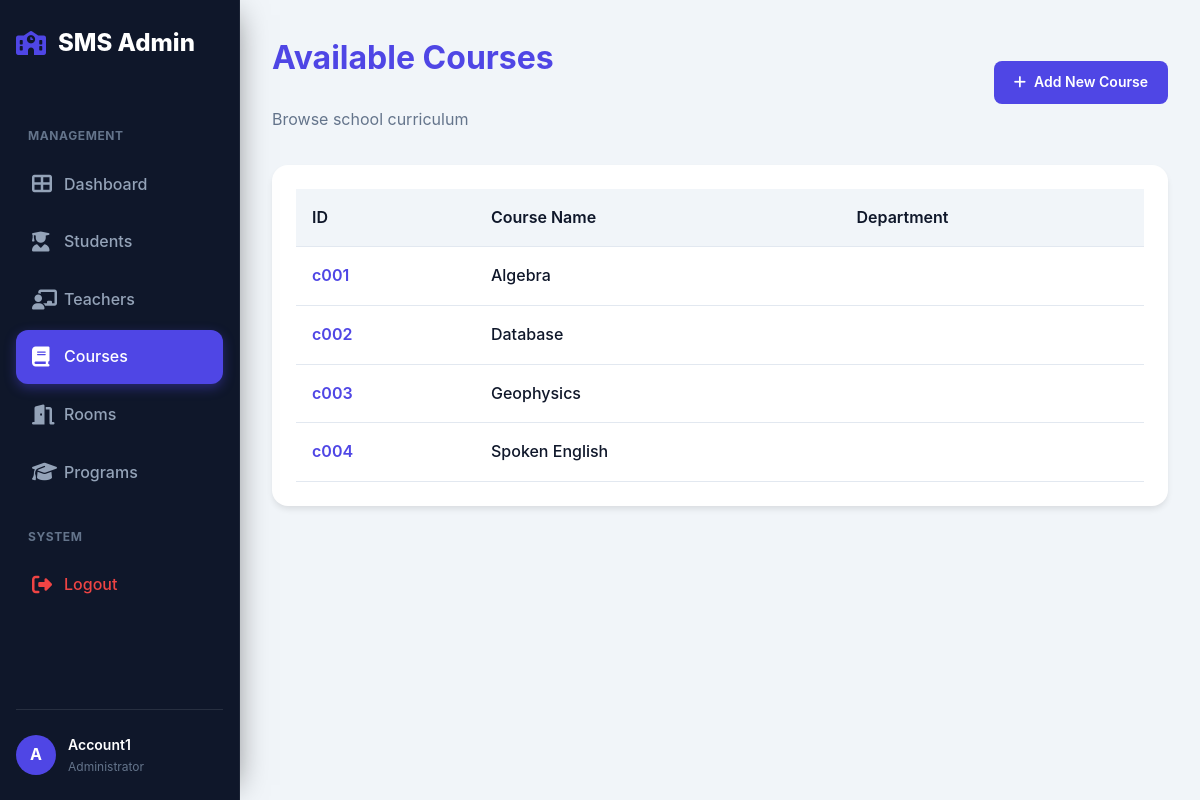
Screenshot of /Course/course.php (signed in) with the database file from the repository.
### tables this page shows
CREATE TABLE IF NOT EXISTS Course_table (
    Co_ID VARCHAR(10) PRIMARY KEY,
    Co_name VARCHAR(100) NOT NULL,
    Dept_ID INT,
    FOREIGN KEY (Dept_ID) REFERENCES Departments_table(Dept_ID) ON DELETE CASCADE
);

### Course/course.php (the view, shortened to what this page needs)
<?php
require_once '../config/db.php';
$stmt = $pdo->query("SELECT * FROM Course_table");
$courses = $stmt->fetchAll();
?>
<!DOCTYPE html>
<html lang="en">
<head>
    <link rel="stylesheet" href="../CSS/style.css">
</head>
<body>
    <?php include '../components/nav.php'; ?>
    <main>
        <div class="container">
            <div class="page-header">
                <div>
                    <h1>Available Courses</h1>
                    <p style="color: #64748b;">Browse school curriculum</p>
                </div>
                <a href="register_course.php" class="btn-primary">
                    <i class="fas fa-plus"></i> Add New Course
                </a>
            </div>
            <div class="table-container">
                <table>
                    <thead>
                        <tr>
                            <th>ID</th>
                            <th>Course Name</th>
                            <th>Department</th>
                        </tr>
                    </thead>
                    <tbody>
                        <?php foreach ($courses as $c): ?>
                            <tr>
                                <td style="font-weight: 600; color: var(--primary-color);"><?php echo htmlspecialchars($c['Co_ID']); ?></td>
                                <td style="font-weight: 500;"><?php echo htmlspecialchars($c['Co_name']); ?></td>
                                <td><?php echo htmlspecialchars($c['department']); ?></td>
                            </tr>
                        <?php endforeach; ?>
                    </tbody>
                </table>
            </div>
        </div>
    </main>
</body>
</html>

### CSS/style.css (style rules this page uses)
:root { --primary-color: #4f46e5; --primary-hover: #4338ca; --bg-color: #f1f5f9; --card-bg: #ffffff; --text-color: #0f172a; --sidebar-bg: #0f172a; --sidebar-text: #f8fafc; --danger: #ef4444; --success: #10b981; --warning: #f59e0b; --border-color: #e2e8f0; --sidebar-width: 240px; --header-height: 60px; }
.btn-primary { display: inline-flex; align-items: center; gap: 0.5rem; padding: 0.625rem 1.25rem; background-color: var(--primary-color); color: #fff; text-decoration: none; border-radius: 0.5rem; font-weight: 600; font-size: 0.875rem; transition: all 0.2s; }
.page-header { display: flex; justify-content: space-between; align-items: center; margin-bottom: 2rem; }
* { margin: 0; padding: 0; box-sizing: border-box; font-family: 'Inter', 'Verdana', sans-serif; }
body { background-color: var(--bg-color); color: var(--text-color); line-height: 1.6; display: flex; min-height: 100vh; }
main { flex: 1; padding: 2rem; margin-left: var(--sidebar-width); min-height: 100vh; transition: margin-left 0.3s ease; }
.container { max-width: 1200px; margin: 0 auto; }
h1 { color: var(--primary-color); margin-bottom: 1.5rem; font-weight: 700; }
.table-container { background: white; padding: 1.5rem; border-radius: 1rem; box-shadow: 0 4px 6px -1px rgba(0, 0, 0, 0.1); margin-top: 2rem; overflow-x: auto; -webkit-overflow-scrolling: touch; }
table { width: 100%; border-collapse: collapse; min-width: 500px; }
th, td { padding: 1rem; text-align: left; border-bottom: 1px solid #e2e8f0; }
th { background-color: #f1f5f9; font-weight: 600; }

### rows the page displays
course_table: Co_ID "c001", Co_name "Algebra"
course_table: Co_ID "c002", Co_name "Database"
course_table: Co_ID "c003", Co_name "Geophysics"
course_table: Co_ID "c004", Co_name "Spoken English"

### other values shown
$user_initial "A"
$_SESSION['user'] "Account1"
